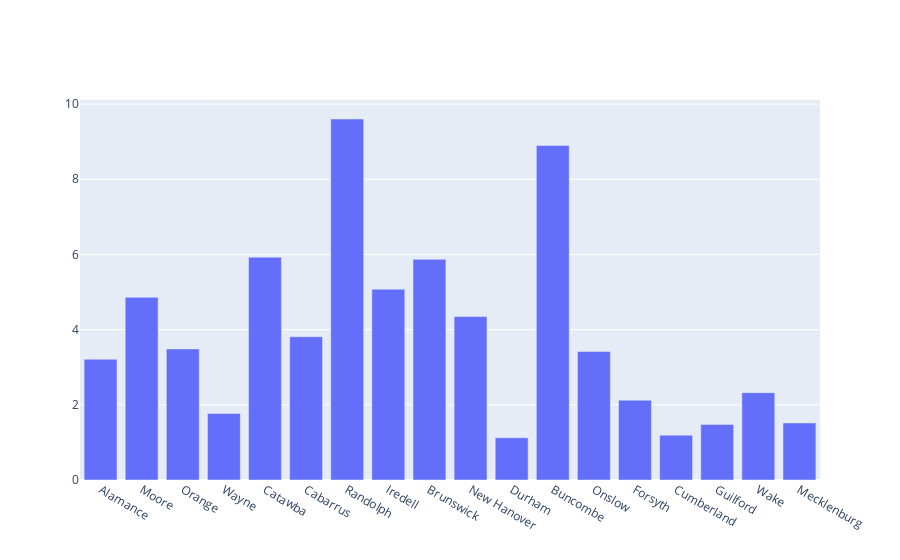

Notebook source saved alongside this figure:
### Code cell
counties = np.array(comb_test_ba[comb_test_ba.testSites>=5].sort_values(by='testSites').county)
WA_to_BA = np.array(comb_test_ba[comb_test_ba.testSites>=5].sort_values(by='testSites').WA_to_min)
# WA = comb_test_ba.sort_values(by='testSites').WA_perc
fig = go.Figure(data=[
    go.Bar(name='Black Pop', x=counties, y=WA_to_BA)
#     go.Bar(name='White Pop', x=counties, y=WA)
#     go.Bar(name='AA Pop', x=counties, y=AA),
#     go.Bar(name='TOM Pop', x=counties, y=TOM),
])
# Change the bar mode
fig.update_layout(barmode='group')
fig.show()

### Figure 1 — Plotly figure (JSON) as saved in the notebook; plotly's stock layout.template omitted (floating-point values rounded to 4 significant figures)
{"data": [{"name": "Black Pop", "type": "bar", "x": ["Alamance", "Moore", "Orange", "Wayne", "Catawba", "Cabarrus", "Randolph", "Iredell", "Brunswick", "New Hanover", "Durham", "Buncombe", "Onslow", "Forsyth", "Cumberland", "Guilford", "Wake", "Mecklenburg"], "y": [3.211, 4.859, 3.486, 1.769, 5.926, 3.811, 9.603, 5.074, 5.87, 4.347, 1.123, 8.899, 3.419, 2.122, 1.193, 1.479, 2.324, 1.519]}], "layout": {"barmode": "group"}}
